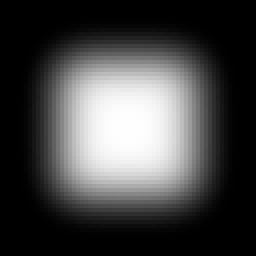
#> input picture repos/snap/contents/atlas/source_image/glows/blur16.png, 64 x 64 px (shown 4 times larger); its folder holds 2 pictures in this run
$ python atlasExport.py
#> lines starting #> are read from the running program, lines starting #| are printed output that depends on the picture
import Image
import glob
import os
import sys
import xml.dom.minidom

# Adapted from http://www.retroaffect.com/blog/159/Image_Atlas_Packer/
# Retro Affect has given permission to redistribute this file in original or modified form,
# so long as credit to them is retained in the file.

##    Settings    ##

#Directory to load images from
imageDirectory = './source_image/'

#Directory to save the atlas images and the atlas dictionary
saveDirectory = './output_image/'

# --------------------- IMPORTANT ---------------------
# The variable atlasSize below dictates the size of each exported atlas

##  End Settings  ##


#Create the Dictionary
doc = xml.dom.minidom.Document()
textureAtlas = doc.createElement("list")
textureAtlas.setAttribute("name", "textureAtlas")
doc.appendChild(textureAtlas)

##### Image Packer #####

class PackAtlas(object):

    #Create an image that can fit smaller images within it
    def __init__(self, area):
        #Assume the two elements within the tupple are width and height, and origin is (0,0)
        if len(area) == 2:
            area = (0,0,area[0],area[1])
        self.area = area

    def __repr__(self):
        return "<%s %s>" % (self.__class__.__name__, str(self.area))

    def get_width(self):
        return self.area[2] - self.area[0]
    width = property(fget=get_width)

    def get_height(self):
        return self.area[3] - self.area[1]
    height = property(fget=get_height)

    def insert(self, area):
        if hasattr(self, 'child'):
            a = self.child[0].insert(area)
            if a is None: return self.child[1].insert(area)
            return a

        area = PackAtlas(area)

        if area.width <= self.width and area.height <= self.height:
            self.child = [None,None]
            self.child[0] = PackAtlas((self.area[0]+area.width, self.area[1], self.area[2], self.area[1] + area.height))
            self.child[1] = PackAtlas((self.area[0], self.area[1]+area.height, self.area[2], self.area[3]))
            return PackAtlas((self.area[0], self.area[1], self.area[0]+area.width, self.area[1]+area.height))

##### XML Generation #####

# Original / Retro Affect format
class RetroAffectXmlDump:
    # [54 lines left out: function render, not called in this run]

# Jumpcore format
class JumpcoreXmlDump:
    def __init__(self):
        self.elems = {}

    def render(self, doc, textureAtlas, left, right, top, bottom, filename, aDirName, atlasNumber):
        atlasname = aDirName + "-" + str(atlasNumber) + ".png"

        if (atlasname in self.elems):
            elem = self.elems[atlasname]
        else:
            elem = doc.createElement("atlas")
            self.elems[atlasname] = elem
            elem.setAttribute("filename", atlasname)
            elem.setAttribute("basename", aDirName) # Feels unnecessary.
            elem.setAttribute("index", str(atlasNumber))
            textureAtlas.appendChild(elem)

        table = doc.createElement("image")
        elem.appendChild(table)

        table.setAttribute("name", filename.split("/")[-1])
        table.setAttribute("left", left)
        table.setAttribute("right", right)
        table.setAttribute("top", top)
        table.setAttribute("bottom", bottom)

##### Main #####

def packImages( aDir, aDirName, atlasSide ):
#> called with aDir = './source_image/', aDirName = '', atlasSide = 64
    atlasSize = atlasSide, atlasSide #size of each atlas
    format = 'RGBA' #image format
    names = glob.glob(aDir + "/*.png") #file type of the packable images

    atlasNumber = 1 #saving convention
    atlasList = []

    xmldump = JumpcoreXmlDump()

    #create a list of image objects, sorted by size
    if names:
        images = sorted([(i.size[1], name, i) for name,i in ((x,Image.open(x)) for x in names)], reverse=True)
        #Create the Atlas
        tree = PackAtlas(atlasSize)
        image = Image.new(format, atlasSize)
        atlasList.append( (tree,image) )
    else:
        images = []

    #insert each image into the PackAtlas area and create the dictionary entries
    for area, name, img in images:

        #check if & where the current texture fits
        #anywhere where i try to insert, go through a for loop to see if it inserts there
        inserted = False
        insertedAtlas = 0 # XML render will need to know which atlas we inserted in
        iterAtlas = 0     # Used to track atlasList indices during foreach
        for entry in atlasList:
            uv = entry[0].insert(img.size)
            iterAtlas += 1
            if uv:
                entry[1].paste(img, uv.area)
                inserted = True
                insertedAtlas = iterAtlas
                break

        if not inserted:
            tree = PackAtlas(atlasSize)
            uv = tree.insert(img.size)
            image = Image.new(format, atlasSize)
            atlasList.append( (tree,image) )
            image.paste(img, uv.area)
            insertedAtlas = iterAtlas + 1 # i.e. last index in atlasList plus one

        #location data for the dictionary
        left = uv.area[0]
        top = uv.area[1]
        right = uv.area[0] + img.size[0]
        bottom = uv.area[1] + img.size[1]

        left = str(float(left)/atlasSize[0])
        top = str(float(top)/atlasSize[1])
        right = str(float(right)/atlasSize[0])
        bottom = str(float(bottom)/atlasSize[1])

        filename = img.filename[:-4].replace("\\","/")

        xmldump.render(doc, textureAtlas, left, right, top, bottom, filename, aDirName, insertedAtlas)

    atlasNumber = 1
    for i in atlasList:
        i[1].save( saveDirectory + aDirName + "-" + str(atlasNumber) + ".png")
        atlasNumber = atlasNumber + 1

    # loop through every directory
    for f in os.listdir( imageDirectory ):
        if ( os.path.isdir(aDir + f + "/") ):
            packImages( aDir + f + "/", aDirName + f, 128 if f == "glows" else 256 )
#> call 2 of packImages, with aDir = './source_image/glows/', aDirName = 'glows', atlasSide = 128
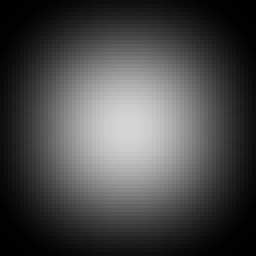
#> input picture repos/snap/contents/atlas/source_image/glows/blur32.png, 64 x 64 px (shown 4 times larger)
#> in packImages (call 2), `images = sorted([(i.size[1], name, i) for name,i in ((x,Image.open(x))..`: images = 2 items
#> in packImages (call 2), `image = Image.new(format, atlasSize)`: image: PIL image 128x128 RGBA; every value is 0
#> the loop in packImages (call 2), `for area, name, img in images:` made 2 passes
#> name on pass 1: './source_image/glows/blur32.png'
#> name on pass 2: './source_image/glows/blur16.png'
#> after the loop in packImages (call 2), `for area, name, img in images:`:
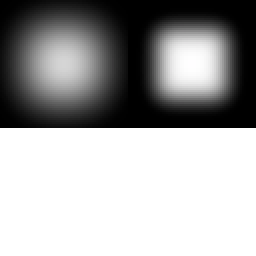
#> image: PIL image 128x128 RGBA (shown 2 times larger); mean R, G, B, A 35.3, 35.3, 35.3, 127.5; transparent parts drawn white
#> after the loop in packImages (call 2), `for area, name, img in images:`: atlasList = 1 item
#> the loop in packImages (call 2), `for i in atlasList:` made 1 pass
#> atlasNumber on pass 1: 2
#> after the loop in packImages (call 2), `for i in atlasList:`: atlasNumber = 2


if __name__ == "__main__":

#> (the run stopped early here; a loop or call above may not have finished)
